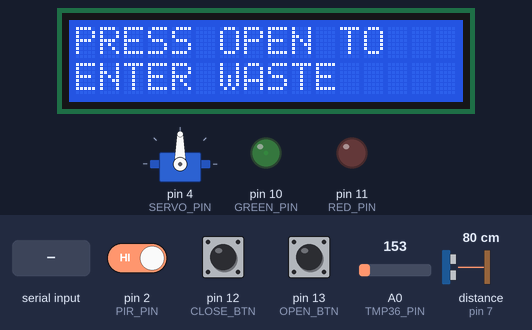
A sketch run on a simulated Arduino Uno, built with avr-gcc and run on an emulated ATmega328P. On the bench: servo, 16×2 character LCD, output pins drawn as LEDs (lit = HIGH). The inputs (shaded band) are chosen by the test bench; at power-on: pin 13 (OPEN_BTN) LOW, distance to the obstacle (sensor on pin 7) 80 cm, pin 2 (PIR_PIN) HIGH, pin 12 (CLOSE_BTN) LOW, A0 (TMP36_PIN) = 153. The echo pulse lasts 58.3 µs per cm; pins used as bus, display or sensor lines are not drawn; what the sketch prints to the serial monitor is not drawn.

Above: at 4.3 s.
4.4 s: pin 13 (OPEN_BTN) pulled HIGH for 0.15 s
At 4.57 s:
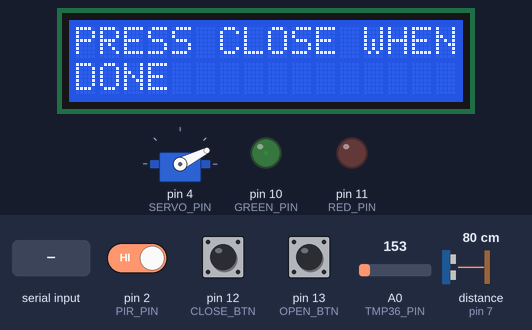
At 6.3 s:
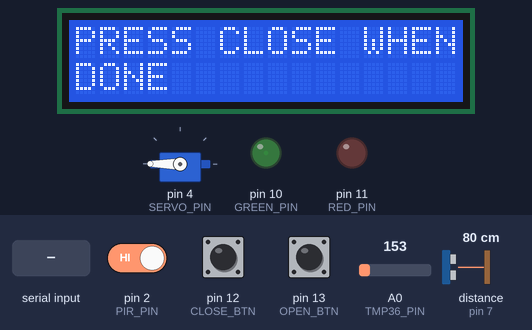
7.5 s: distance to the obstacle (sensor on pin 7) set to 2 cm
At 10.4 s:
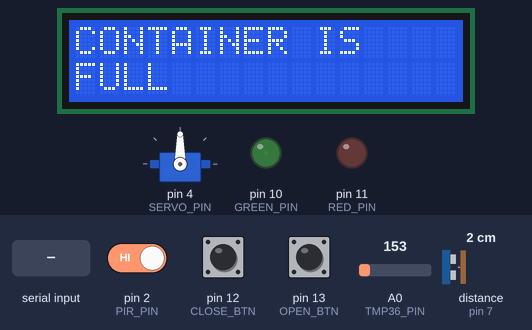
10.5 s: "101\n" received over Serial
13.5 s: distance to the obstacle (sensor on pin 7) set to 6 cm
15.1 s: distance to the obstacle (sensor on pin 7) set to 9 cm
16.6 s: "101\n" received over Serial
At 19.5 s:
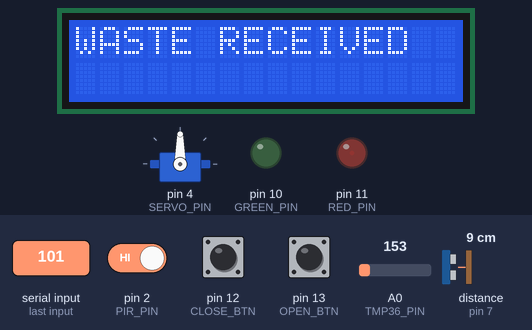
Timing chart, 0 to 20.6 s (numbered marks = the images above; inputs shaded):
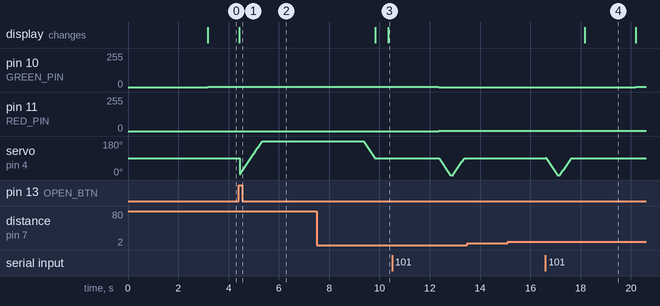

Measured:
- after the input at 4.4 s, the display: changes at once (image 1)
- after the input at 7.5 s, the display: first differs from a run without the input after 2.9 s (image 3)
- after the input at 13.5 s, every drawn part: stays the same
- after the input at 15.1 s, every drawn part: stays the same
- after the input at 16.6 s, pin 10 (GREEN_PIN): 0/255 → 1/255 after 3.6 s; the display: changes after 1.6 s (image 4)

The sketch:

assignment2.ino
```cpp
#include "Sonar.h"
#include "Pir.h"
#include "MyServo.h"
#include "Led.h"
#include "LCD_screen_display.h"
#include <avr/sleep.h>

//Pin & Const
#define SONAR_TRIGPIN 8
#define SONAR_ECHOPIN 7
#define PIR_PIN 2
#define SERVO_PIN 4
#define CALIBRATION_TIME 3  //sec
#define EMPTY_BTN 5
#define TMP36_PIN A0

#define RED_PIN 11
#define GREEN_PIN 10
#define OPEN_BTN 13
#define CLOSE_BTN 12

#define T3 15000                 // 15 seconds -> before standby (SLEEP MODE)
#define T2 4000                  // 4 seconds -> Timer for the opening counter (OPEN)
#define STANDBY_TIMEOUT_MS 5000  // 3 seconds -> for the empty routine (EMPTY)

#define THRESHOLD_MAXWASTE 0.3
#define TEMP_THRESHOLD 20

//Objects
Sonar* wasteDetector;
Pir* pir;
MyServo* door;
Led* greenL;
Led* redL;

//Variables needed
#define EMPTY 101
#define FULL 102
#define OPEN 103
#define CLOSE 104
#define ALARM 105
#define SLEEP 106
#define IDLE 107

#define garbage_limit 97
// enum State { IDLE,
//              OPEN,
//              CLOSE,
//              FULL,
//              ALARM,
//              SLEEP,
//              EMPTY } state;
unsigned long lastMotionTime;
unsigned long openTimer;
unsigned long emptyTimerStart;
bool open;
unsigned long openInterval;

int full_flag = 0;
int alarm_flag = 0;
int idle_flag = 0;
int state;

void setup() {
  Serial.begin(9600);
  wasteDetector = new Sonar(SONAR_TRIGPIN, SONAR_ECHOPIN);
  pir = new Pir(PIR_PIN);
  door = new MyServo(SERVO_PIN);
  greenL = new Led(GREEN_PIN);
  redL = new Led(RED_PIN);
  pir->calibrating(CALIBRATION_TIME);
  LCDInit();
  LCDupdate(pressOpenMsg);
  state = IDLE;
}

void loop() {

  float temperature = readTemperature();
  // Serial.println(temperature);

  if (temperature > TEMP_THRESHOLD && state != ALARM) {
    state = ALARM;
    LCDupdate(containerAlarm);
    door->close();
  }
  switch (state) {
    case IDLE:
      {
        if (Serial.available() > 0) {
          String received = Serial.readStringUntil('\n');
          int receivedState = received.toInt();

          if (receivedState == 101) {
            state = receivedState;
          }
          delay(100);
        }

        full_flag = 0;
        alarm_flag = 0;
        if (idle_flag == 0) {
          log(state);
          LCDupdate(pressOpenMsg);
          greenL->switchOn();
          idle_flag = 1;
        }

        bool detected = pir->detecting();
        if (detected) {
          resetMotionTimer();
        }
        bool isOpenButtonPressed = digitalRead(OPEN_BTN);
        if (isOpenButtonPressed) {
          state = OPEN;
          LCDupdate(pressCloseMsg);
        }
        if (millis() - lastMotionTime > T3) {
          state = SLEEP;
        }
        break;
      }

    case OPEN:
      {
        log(state);
        door->open();
        openTimer = millis();
        state = CLOSE;
        break;
      }

    case CLOSE:
      {

        bool isClosedButtonPressed = digitalRead(CLOSE_BTN);
        if (isClosedButtonPressed || millis() - openTimer >= T2) {
          log(state);
          door->close();
          LCDupdate(wasteReceivedMsg);

          float garbage_bin_level = wasteDetector->getDistance();
          log((int)garbage_bin_level);

          if (garbage_bin_level > garbage_limit) {
            state = FULL;
            LCDupdate(containerFullMsg);
          } else {
            returnToIdle();
            LCDupdate(wasteReceivedMsg);
          }

          resetMotionTimer();
          delay(2000);
        }
        break;
      }

    case EMPTY:
      {
        if (millis() - emptyTimerStart >= STANDBY_TIMEOUT_MS) {
          log(EMPTY);
          door->close();
          returnToIdle();
          resetMotionTimer();

          float garbage_bin_level = wasteDetector->getDistance();
          log((int)garbage_bin_level);

          if (garbage_bin_level > garbage_limit) {
            state = FULL;
            LCDupdate(containerFullMsg);
          } else {
            returnToIdle();
            LCDupdate(wasteReceivedMsg);
          }

          resetMotionTimer();
          delay(2000);
        }
        break;
      }

    case FULL:
      {
        if (full_flag == 0) {
          log(state);
          greenL->switchOff();
          redL->switchOn();
          full_flag = 1;
        }

        if (Serial.available() > 0) {
          String received = Serial.readStringUntil('\n');
          int receivedState = received.toInt();

          if (receivedState == 101) {
            state = EMPTY;
            door->empty();
          }
          delay(100);
        }
        break;
      }

    case ALARM:
      {
        if (alarm_flag == 0) {
          log(state);
          redL->switchOn();
          greenL->switchOff();
          alarm_flag = 1;
        }

        if (Serial.available() > 0) {
          String received = Serial.readStringUntil('\n');
          int receivedState = received.toInt();

          if (receivedState == 107) {
            redL->switchOff();
            greenL->switchOn();
            returnToIdle();
            resetMotionTimer();
          }
          delay(100);
        }
        break;
      }

    case SLEEP:
      log(state);
      goingToSleep();
      returnToIdle();
      resetMotionTimer();
      break;

    default:
      returnToIdle();
      break;
  }
}

float readTemperature() {
  int sensorValue = analogRead(TMP36_PIN);
  float voltage = (sensorValue / 1024) * 5.0;
  return (voltage - .5) * 100.0;
}

void wakeUp() {}

void resetMotionTimer() {
  lastMotionTime = millis();
}

void log(int message) {
  Serial.println(message);
}

void goingToSleep() {
  LCDTurnOff();
  greenL->switchOff();
  redL->switchOff();
  Serial.flush();
  attachInterrupt(digitalPinToInterrupt(PIR_PIN), wakeUp, CHANGE);
  set_sleep_mode(SLEEP_MODE_PWR_DOWN);
  sleep_enable();
  sleep_mode();
  sleep_disable();
  delay(100);  //debounce
  LCDTurnOn();
  LCDupdate(pressOpenMsg);
  detachInterrupt(digitalPinToInterrupt(PIR_PIN));
}

void returnToIdle() {
  state = IDLE;
  idle_flag = 0;
}
```

Led.cpp
```cpp
#include "Led.h"
#include "Arduino.h"

Led::Led(int pin){
  this->pin = pin;
  pinMode(pin,OUTPUT);
  this->brightness = 0;
  this->fadeAmount = 5;
}

Led::switchOn(){
  analogWrite(pin,HIGH);
}

Led::switchOff(){
  analogWrite(pin,LOW);
}

Led::fade() {
  analogWrite(pin, brightness);

  brightness = brightness + fadeAmount;

  if (brightness <= 0 || brightness >= 255) {
    fadeAmount = -fadeAmount;
  }
  delay(20);
}

Led::setFadeVelocity(int value){
  this->fadeAmount = value;
}
```

Led.h
```cpp
#ifndef __LED__
#define __LED__

class Led {
  public:
    Led(int pin);
    switchOn();
    switchOff();
    fade();
    setFadeVelocity(int value);
  private:
    int pin;
    int fadeAmount;
    int brightness;
};

#endif
```

MyServo.cpp
```cpp
  #include "MyServo.h"

MyServo::MyServo(int pin) {
  this->pin = pin;
  motor.attach(pin);
  motor.write(90);
  delay(10);  //technically waiting for the servo to be on neutral position(0)
  motor.detach();
}

void MyServo::open() {
  this->setPosition(180);  // opened : 180°
}

void MyServo::close() {
  this->setPosition(90); // neutral position : 90°
}

void MyServo::empty() {
  this->setPosition(0); // empty position : 0°
}

void MyServo::setPosition(int finalPos) {

  motor.attach(pin);
  if (pos > finalPos) {  // negative movement
    for (; pos >= finalPos; pos -= 1) {
      motor.write(pos);
      delay(5);
    }
  } else if (pos < finalPos) {  // positive movement
    for (; pos <= finalPos; pos += 1) {
      motor.write(pos);
      delay(5);
    }
  }
  motor.detach();
}

bool MyServo::checkPos(int value) {
  if (this->pos == value) {
    return true;
  }
  return false;
}
```

MyServo.h
```cpp
#ifndef __MYSERVO__
#define __MYSERVO__

#include "Servo.h"
#include "Arduino.h"

class MyServo{
  public:
    MyServo(int pin);
    void open();
    void close();
    void empty();
    bool checkPos(int checkValue);
  private:
    Servo motor;
    int pin;
    int pos = 0;
    //int delta;
    void setPosition(int finalPos);
};

#endif
```

Pir.cpp
```cpp
#include "Pir.h"
#include "Arduino.h"

Pir::Pir(int pirPin) {
  this->pirPin = pirPin;
  pinMode(pirPin, INPUT);
}

void Pir::calibrating(int calibrationTime) {
  //give the sensor some time to calibrate
  Serial.print("Calibrating sensor... ");
  for (int i = 0; i < calibrationTime; i++) {
    Serial.print(".");
    delay(1000);
  }
  Serial.println(" done");
  Serial.println("PIR SENSOR READY.");
  delay(50);
}

bool Pir::detecting() {
  int detected = digitalRead(this->pirPin);
  return detected;
}
```

Pir.h
```cpp
#ifndef __PIR__
#define __PIR__

class Pir {
    public:
        Pir(int pirPin);
        void calibrating(int calibrationTime);
        bool detecting();
    private:
        int pirPin;
};

#endif
```

Sonar.cpp
```cpp
#include "Sonar.h"
#include "Arduino.h"

const float Sonar::temperature = 20;
const float Sonar::vs = 331.45 + 0.62*temperature;

Sonar::Sonar(int trigPin, int echoPin) {
    this->trigPin = trigPin;
    this->echoPin = echoPin;
    pinMode(trigPin, OUTPUT);
    pinMode(echoPin,INPUT);
}

// float Sonar::getDistance(){
//     /* Triggering stage: sending the impulse */

//     digitalWrite(this->trigPin,LOW);
//     delayMicroseconds(3);
//     digitalWrite(this->trigPin,HIGH);
//     delayMicroseconds(10);
//     digitalWrite(this->trigPin,LOW);

//     /* Receiving the echo */

//     float tUS = pulseIn(this->echoPin, HIGH);
//     float t = tUS / 1000.0 / 1000.0 / 2;
//     float d = t*vs;
//     return d;
// };

float Sonar::getDistance(){
  float d = 0;
  float total_distance = 0;
  float tUS = 0;

  for (int i = 0; i < sonar_samples; i++){
    /* Triggering stage: sending the impulse */
    digitalWrite(this->trigPin,HIGH);
    delayMicroseconds(10);
    digitalWrite(this->trigPin,LOW);

    /* Receiving the echo */
    tUS = pulseIn(this->echoPin, HIGH);
    d = 0.017*tUS;

    if (d > 18){
      d = 20;
    }
    else if (d < 7){
      d = 0;
    }
    total_distance += d;
    delay(50); //short sampling delay
  }

    d = 100 - (total_distance/sonar_samples * 5);
    return d;
};
```

Sonar.h
```cpp
#ifndef __SONAR__
#define __SONAR__

#define sonar_samples 10

class Sonar {
    public:
        Sonar(int trigPin,int echoPin);
        float getDistance();
    private:
        int trigPin;
        int echoPin;
    protected:
        static const float temperature;
        static const float vs;
};

#endif
```

LCD_screen_display.cpp
```cpp
#include "Arduino.h"
#include "LCD_screen_display.h"
#include <LiquidCrystal_I2C.h>

// LiquidCrystal_I2C lcd(0x27, 16, 2); //Hubert's board
LiquidCrystal_I2C lcd(0x3F, 16, 2); //Vincent's board

String pressOpenMsg = "PRESS OPEN TO ENTER WASTE";
String pressCloseMsg = "PRESS CLOSE WHEN DONE";
String wasteReceivedMsg = "WASTE RECEIVED";
String containerFullMsg = "CONTAINER IS FULL";
String containerAlarm = "PROBLEM DETECTED";

void LCDInit() {
  lcd.init();
  lcd.backlight();
}

void LCDupdate(String message) {
  String line1, line2;
  checkMessageLength(message, line1, line2);

  lcd.clear();
  lcd.setCursor(0, 0);
  lcd.print(line1);
  lcd.setCursor(0, 1);
  lcd.print(line2);
}

void checkMessageLength(const String &input, String &line1, String &line2) {
  if (input.length() <= 16) {
    line1 = input;
    line2 = "";
  } else {
    int splitIndex = input.lastIndexOf(' ', 16);

    if (splitIndex != -1) {
      line1 = input.substring(0, splitIndex);
      line2 = input.substring(splitIndex + 1);
    } else {
      line1 = input.substring(0, 16);
      line2 = input.substring(16);
    }
  }
}

void LCDTurnOff() {
  lcd.noDisplay();
  lcd.noBacklight();
}

void LCDTurnOn() {
  lcd.display();
  lcd.backlight();
}
```

LCD_screen_display.h
```cpp
#ifndef __LCD_SCREEN_DISPLAY__
#define __LCD_SCREEN_DISPLAY__

extern String pressCloseMsg;
extern String wasteReceivedMsg;
extern String containerFullMsg;
extern String pressOpenMsg;
extern String containerAlarm;

void LCDInit();
void LCDupdate(String message);
void checkMessageLength(const String &input, String &line1, String &line2);
void LCDTurnOff();
void LCDTurnOn();

#endif
```
